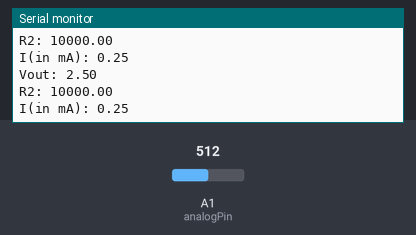
Bench run of a sketch on a simulated Arduino Uno, built with avr-gcc and run on an emulated ATmega328P. Parts: the last lines printed to the serial monitor. The inputs (shaded band) are chosen by the test bench; at power-on: A1 (analogPin) = 512.

Above: at 1.9 s.
2.0 s: A1 (analogPin) set to 716
At 2.7 s:
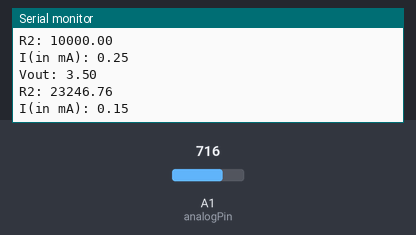
3.5 s: A1 (analogPin) set to 900
At 5.4 s:
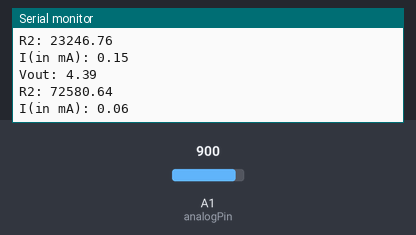
Timing chart, 0 to 6.9 s (numbered marks = the images above; inputs shaded):
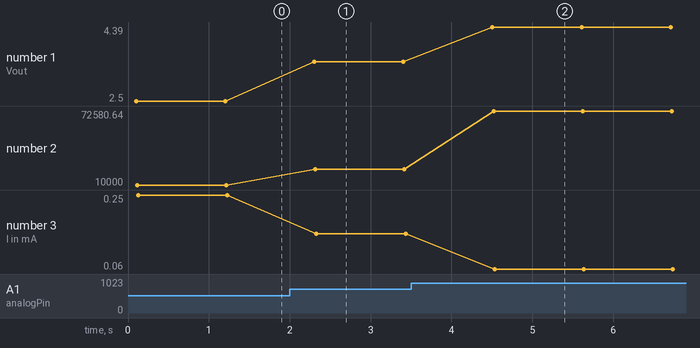

Measured:
- after the input at 2.0 s, the serial monitor: prints a new line after 0.30 s (image 1)
- after the input at 3.5 s, the serial monitor: prints a new line after 1.0 s (image 2)
- plotted number 1: 2.5 → 3.5 after the input at 2.0 s, 3.5 → 4.39 after the input at 3.5 s
- plotted number 2: 10000 → 23246.76 after the input at 2.0 s, 23246.76 → 72580.64 after the input at 3.5 s
- plotted number 3: 0.25 → 0.15 after the input at 2.0 s, 0.15 → 0.06 after the input at 3.5 s

The sketch:

ohmmeter-display.ino
```cpp
int analogPin = 1; // Reads the resistance of R2
int raw = 0; // Raw input value
float Vin = 5; // Input voltage
float Vout = 0; // Output voltage
float R1 = 10000; // Standard resistor value
float R2 = 0;
float temp = 0; // Temporary variable for calculation
void setup()
{
  // put your setup code here, to run once:
  Serial.begin(9600); // Setup serial
}

void loop() {
  // put your main code here, to run repeatedly:
  raw = analogRead(analogPin); // Read the input pin
  if(raw)
  {
    float Vin_digital = Vin / 1024.0;
    Vout = raw * Vin_digital;
    temp = Vin / Vout - 1;
    R2 = R1 / temp;
    double I = Vout / R2 * 1000;
    delay(100);
    Serial.print("Vout: ");
    Serial.println(Vout);
    Serial.print("R2: ");
    Serial.println(R2);
    Serial.print("I(in mA): ");
    Serial.println(I);
    delay(1000);
  }
}
```
